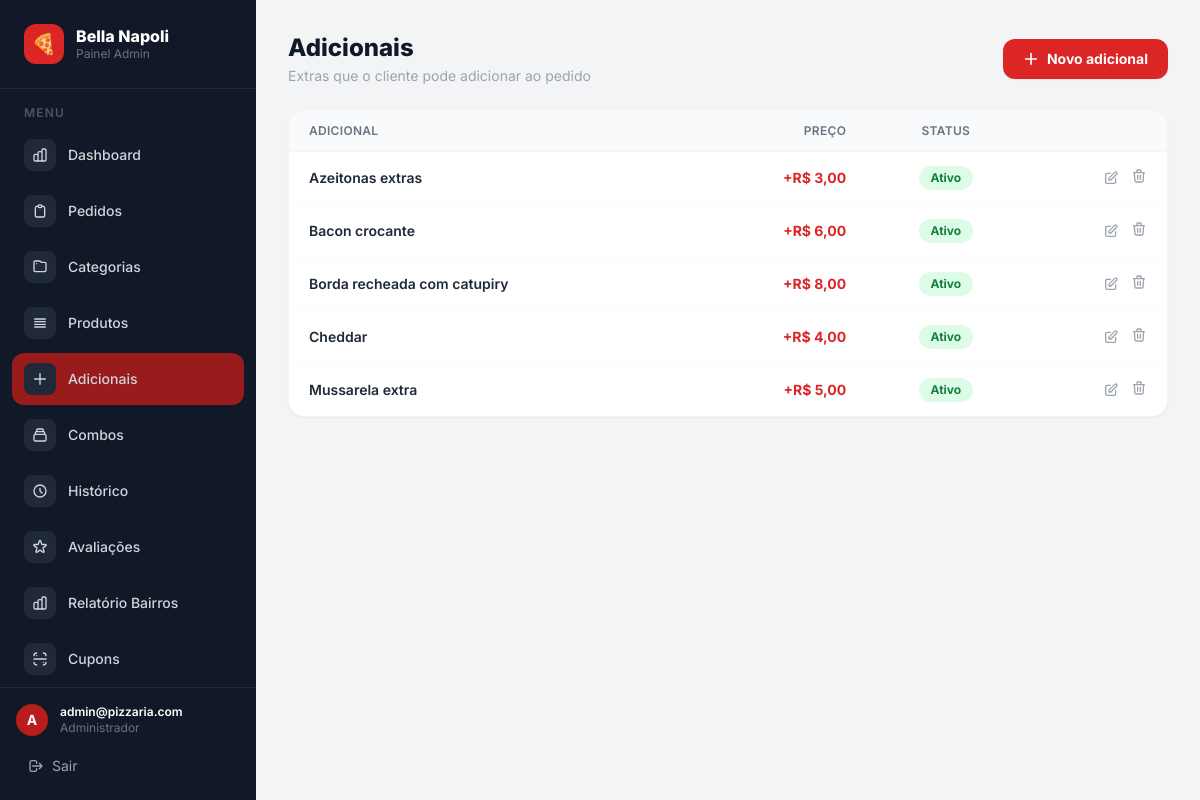
Screenshot of /admin/adicionais.php (signed in) with the database file from the repository.
### tables this page shows
CREATE TABLE IF NOT EXISTS `adicionais` (
    `id`    INT UNSIGNED  NOT NULL AUTO_INCREMENT,
    `nome`  VARCHAR(100)  NOT NULL,
    `preco` DECIMAL(8,2)  NOT NULL DEFAULT 0.00,
    `ativo` TINYINT(1)    NOT NULL DEFAULT 1,
    PRIMARY KEY (`id`)
);

### admin/adicionais.php (the view, shortened to what this page needs)
<?php
$pdo = getPDO();
$lista = $pdo->query('SELECT * FROM adicionais ORDER BY ativo DESC, nome')->fetchAll();
include __DIR__ . '/includes/layout_top.php';
?>
<div class="flex items-center justify-between mb-6">
    <div>
        <h1 class="text-2xl font-extrabold text-gray-900">Adicionais</h1>
        <p class="text-gray-400 text-sm mt-0.5">Extras que o cliente pode adicionar ao pedido</p>
    </div>
    <button onclick="abrirModal()"
            class="flex items-center gap-2 bg-red-600 hover:bg-red-700 text-white font-bold px-5 py-2.5 rounded-xl transition-colors text-sm shadow-sm">
        <svg class="w-4 h-4" fill="none" stroke="currentColor" stroke-width="2.5" viewBox="0 0 24 24">
            <path stroke-linecap="round" stroke-linejoin="round" d="M12 4v16m8-8H4"/>
        </svg>
        Novo adicional
    </button>
</div>
<div class="bg-white rounded-2xl shadow-sm border border-gray-100 overflow-hidden">
    <?php if (empty($lista)): ?>
    <div class="py-20 text-center text-gray-400">
        <p class="text-5xl mb-4">➕</p>
        <p class="text-base mb-4">Nenhum adicional cadastrado ainda.</p>
        <button onclick="abrirModal()"
                class="bg-red-600 hover:bg-red-700 text-white font-bold px-6 py-2.5 rounded-xl transition-colors text-sm">
            Criar primeiro adicional
        </button>
    </div>
    <?php else: ?>
    <table class="w-full text-sm">
        <thead>
            <tr class="border-b border-gray-100 bg-gray-50">
                <th class="text-left px-5 py-3 font-semibold text-gray-500 text-xs uppercase tracking-wide">Adicional</th>
                <th class="text-right px-5 py-3 font-semibold text-gray-500 text-xs uppercase tracking-wide">Preço</th>
                <th class="text-center px-5 py-3 font-semibold text-gray-500 text-xs uppercase tracking-wide">Status</th>
                <th class="px-5 py-3"></th>
            </tr>
        </thead>
        <tbody class="divide-y divide-gray-50">
            <?php foreach ($lista as $a): ?>
            <tr class="hover:bg-gray-50 transition-colors <?= !$a['ativo'] ? 'opacity-50' : '' ?>">
                <td class="px-5 py-3.5">
                    <span class="font-semibold text-gray-800"><?= htmlspecialchars($a['nome']) ?></span>
                </td>
                <td class="px-5 py-3.5 text-right font-bold text-red-600">
                    +R$ <?= number_format($a['preco'], 2, ',', '.') ?>
                </td>
                <td class="px-5 py-3.5 text-center">
                    <form method="POST" class="inline">
                        <button type="submit"
                                class="px-3 py-1 rounded-full text-xs font-bold transition-colors
                                       <?= $a['ativo'] ? 'bg-green-100 text-green-700 hover:bg-green-200' : 'bg-gray-100 text-gray-500 hover:bg-gray-200' ?>">
                            <?= $a['ativo'] ? 'Ativo' : 'Inativo' ?>
                        </button>
                    </form>
                </td>
                <td class="px-5 py-3.5">
                    <div class="flex items-center justify-end gap-3">
                        <button type="button"
                                onclick="abrirModal(<?= $a['id'] ?>, '<?= htmlspecialchars(addslashes($a['nome'])) ?>', '<?= number_format($a['preco'], 2, ',', '') ?>', <?= $a['ativo'] ?>)"
                                class="text-gray-400 hover:text-blue-600 transition-colors" title="Editar">
                            <svg class="w-4 h-4" fill="none" stroke="currentColor" stroke-width="2" viewBox="0 0 24 24">
                                <path stroke-linecap="round" stroke-linejoin="round" d="M11 5H6a2 2 0 00-2 2v11a2 2 0 002 2h11a2 2 0 002-2v-5m-1.414-9.414a2 2 0 112.828 2.828L11.828 15H9v-2.828l8.586-8.586z"/>
                            </svg>
                        </button>
                        <form method="POST" class="inline"
                              onsubmit="return confirm('Remover «<?= htmlspecialchars(addslashes($a['nome'])) ?>»?')">
                            <button type="submit" class="text-gray-400 hover:text-red-600 transition-colors" title="Remover">
                                <svg class="w-4 h-4" fill="none" stroke="currentColor" stroke-width="2" viewBox="0 0 24 24">
                                    <path stroke-linecap="round" stroke-linejoin="round" d="M19 7l-.867 12.142A2 2 0 0116.138 21H7.862a2 2 0 01-1.995-1.858L5 7m5 4v6m4-6v6m1-10V4a1 1 0 00-1-1h-4a1 1 0 00-1 1v3M4 7h16"/>
                                </svg>
                            </button>
                        </form>
                    </div>
                </td>
            </tr>
            <?php endforeach; ?>
        </tbody>
    </table>
    <?php endif; ?>
</div>
<?php include __DIR__ . '/includes/layout_bottom.php'; ?>

### admin/includes/layout_top.php (style rules this page uses)
* { font-family: 'Inter', sans-serif; }

### rows the page displays
adicionais: nome "Azeitonas extras", preco "3,00", ativo "Ativo"
adicionais: nome "Bacon crocante", preco "6,00", ativo "Ativo"
adicionais: nome "Borda recheada com catupiry", preco "8,00", ativo "Ativo"
adicionais: nome "Cheddar", preco "4,00", ativo "Ativo"
adicionais: nome "Mussarela extra", preco "5,00", ativo "Ativo"

### other values shown
substr($_SESSION['admin_email'] ?? 'A', 0, 1) "A"
$_SESSION['admin_email'] "admin@pizzaria.com"
